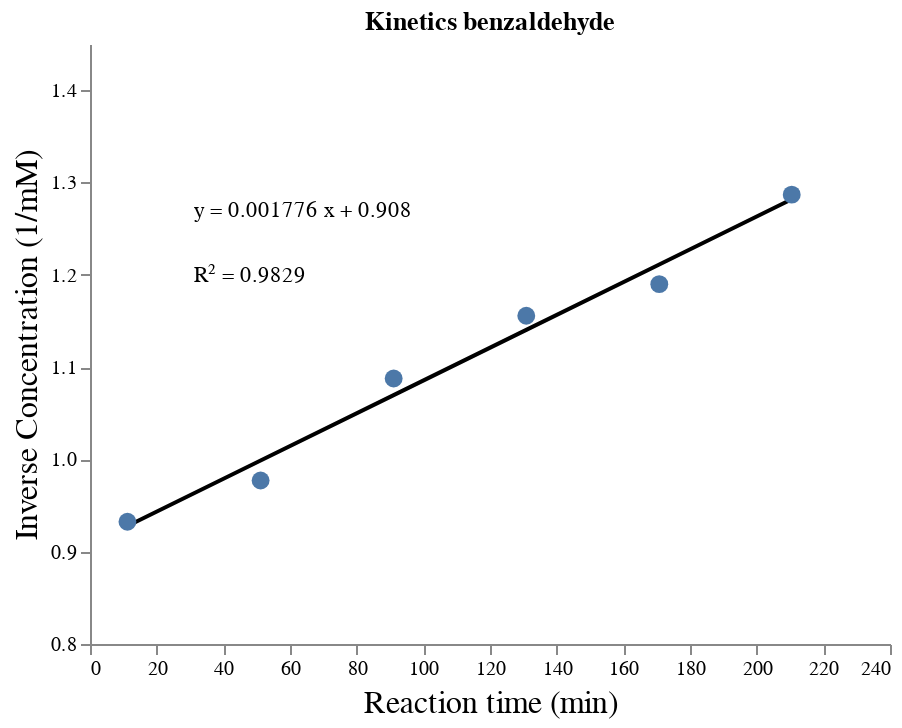

The notebook cell this image was saved under:
### Code cell
plot_reaction_data(ba_reaction, "Kinetics benzaldehyde")

### Figure 1 — Vega-Lite specification as saved in the notebook (floating-point values rounded to 4 significant figures)
{"config": {"view": {"continuousWidth": 400, "continuousHeight": 300, "strokeWidth": 0}, "axis": {"grid": false, "titleFontSize": 16, "titleFontWeight": "normal"}}, "layer": [{"data": {"name": "data-90cdca98b572e1bcc2f6988d93b587fa"}, "mark": {"type": "line", "color": "black"}, "encoding": {"x": {"type": "quantitative", "field": "x", "scale": {"domain": [10.11, 231.6]}}, "y": {"type": "quantitative", "field": "y", "scale": {"domain": [0.835, 1.415]}}}}, {"data": {"name": "data-9db2e988b706a5a398925af6662a22d4"}, "mark": {"type": "circle", "opacity": 1, "size": 80}, "encoding": {"tooltip": [{"type": "quantitative", "field": "x", "title": "Reaction time (min)"}, {"type": "quantitative", "field": "y", "title": "Inverse Concentration (1/mM)"}], "x": {"type": "quantitative", "axis": {"title": "Reaction time (min)"}, "field": "x"}, "y": {"type": "quantitative", "axis": {"title": "Inverse Concentration (1/mM)"}, "field": "y"}}, "selection": {"selector125": {"type": "interval", "bind": "scales", "encodings": ["x", "y"]}}, "title": "Kinetics benzaldehyde"}, {"data": {"name": "data-5891002cf070639f7b3c5df09d18afa5"}, "mark": {"type": "text", "align": "left", "text": "y = 0.001776 x + 0.908"}, "encoding": {"x": {"type": "quantitative", "field": "x"}, "y": {"type": "quantitative", "field": "y"}}}, {"data": {"name": "data-b1a9c446f2c29bf4ff4de96a140f5f84"}, "mark": {"type": "text", "align": "left", "text": "R² = 0.9829"}, "encoding": {"x": {"type": "quantitative", "field": "x"}, "y": {"type": "quantitative", "field": "y"}}}], "$schema": "https://vega.github.io/schema/vega-lite/v4.8.1.json", "datasets": {"data-90cdca98b572e1bcc2f6988d93b587fa": [{"x": 11.23, "y": 0.9278}, {"x": 51.18, "y": 0.9987}, {"x": 91.1, "y": 1.07}, {"x": 130.9, "y": 1.14}, {"x": 170.8, "y": 1.211}, {"x": 210.5, "y": 1.282}], "data-9db2e988b706a5a398925af6662a22d4": [{"x": 11.23, "y": 0.9324}, {"x": 51.18, "y": 0.9771}, {"x": 91.1, "y": 1.088}, {"x": 130.9, "y": 1.156}, {"x": 170.8, "y": 1.19}, {"x": 210.5, "y": 1.287}], "data-5891002cf070639f7b3c5df09d18afa5": [{"x": 31.16, "y": 1.269}], "data-b1a9c446f2c29bf4ff4de96a140f5f84": [{"x": 31.16, "y": 1.198}]}}
